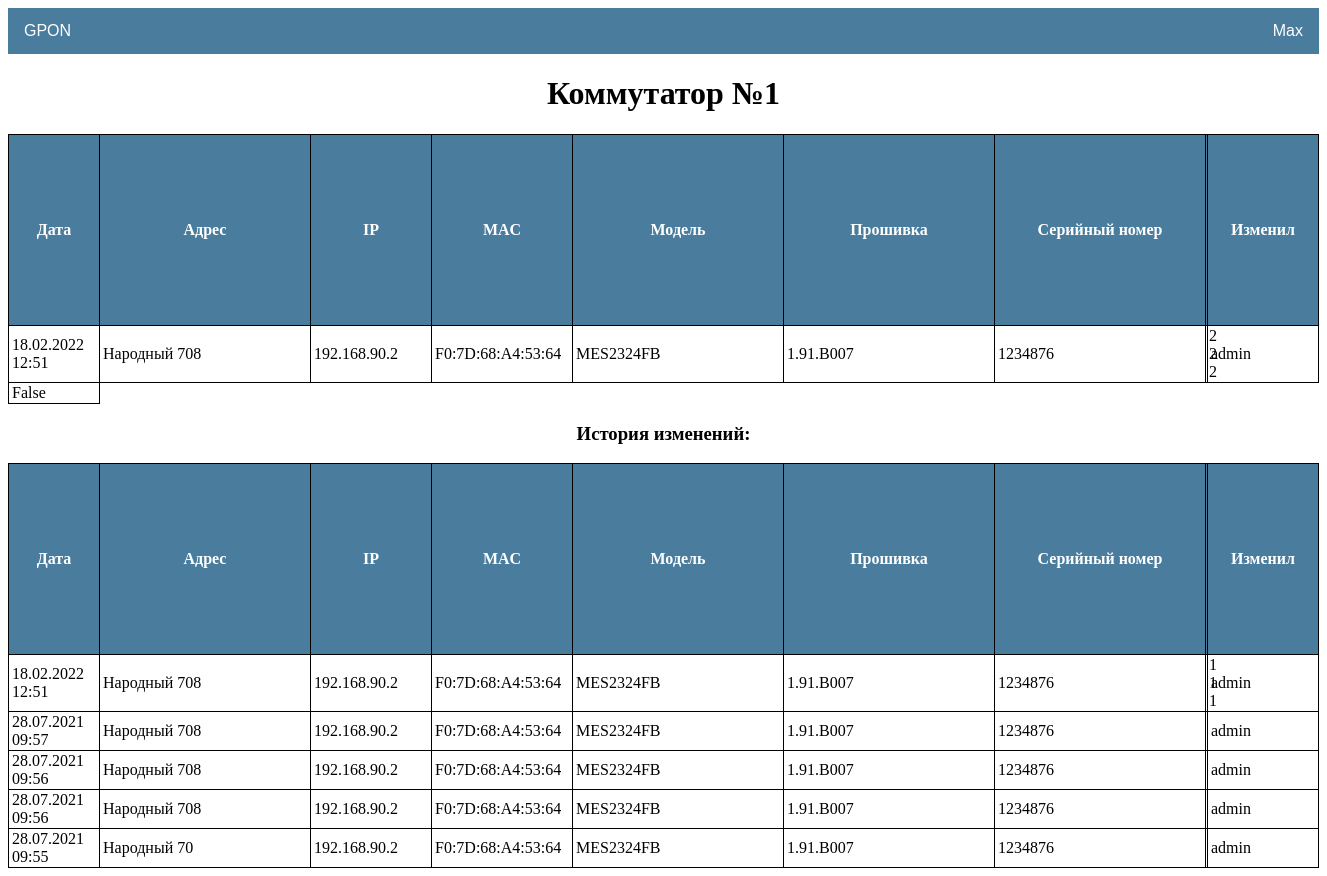
Screenshot of /network/switch/1 (signed in) with the database file from the repository.
### network/models.py (models this page shows, shortened)
class Switch(models.Model):
    switch_user = models.ForeignKey(User, on_delete=models.CASCADE, verbose_name='Пользователь')
    switch_order = models.IntegerField(unique=True, verbose_name='Номер')
    switch_address = models.CharField(max_length=20, blank=True, verbose_name='Адрес')
    switch_ip = models.CharField(max_length=15, unique=True, verbose_name='IP')
    switch_mac = models.CharField(max_length=50, unique=True, verbose_name='MAC')
    switch_model = models.CharField(max_length=20, blank=True, verbose_name='Модель')
    switch_firmware = models.CharField(max_length=20, blank=True, verbose_name='Прошивка')
    switch_serial = models.CharField(max_length=20, unique=True, verbose_name='Серийный номер')
    switch_note = models.TextField(blank=True, verbose_name='Примечание')
    switch_time = models.DateTimeField(auto_now=True, verbose_name='Дата изменения')
    switch_status = models.BooleanField(default=False)
    class Meta:
        ordering = ['id']

class SwitchHistory(models.Model):
    switch_user = models.ForeignKey(User, on_delete=models.CASCADE, verbose_name='Пользователь')
    switch_order = models.ForeignKey(Switch, on_delete=models.CASCADE, verbose_name='Номер')  # TODO Изменить на OneToOne!!!
    switch_address = models.CharField(max_length=20, blank=True, verbose_name='Адрес')
    switch_ip = models.CharField(max_length=15, verbose_name='IP')
    switch_mac = models.CharField(max_length=50, verbose_name='MAC')  # TODO Убрать!!!
    switch_model = models.CharField(max_length=20, blank=True, verbose_name='Модель')  # TODO Убрать!!!
    switch_firmware = models.CharField(max_length=20, blank=True, verbose_name='Прошивка')
    switch_serial = models.CharField(max_length=20, verbose_name='Серийный номер')  # TODO Убрать!!!
    switch_note = models.TextField(blank=True, verbose_name='Примечание')
    switch_time = models.DateTimeField(auto_now=True, verbose_name='Дата изменения')
    class Meta:
        ordering = ['-switch_time']

### network/views.py (the view)
# urls.py: path('switch/<int:pk>', SwitchDetail.as_view(), name='switch_detail'),
class SwitchDetail(LoginRequiredMixin, DetailView):
    model = Switch
    template_name = 'network/switch_detail.html'
    context_object_name = 'switch'
    def get_context_data(self, **kwargs):
        context = super().get_context_data(**kwargs)
        context['is_Administrators'] = self.request.user.groups.filter(name='Administrators').exists()
        if len(SwitchHistory.objects.filter(switch_order=self.kwargs.get('pk'))) > 1:
            context['history'] = SwitchHistory.objects.filter(switch_order=self.kwargs.get('pk'))[1::]
        else:
            context['history'] = None
        return context

### templates/network/switch_detail.html (shortened to what this page needs)
{%extends 'default.html' %}
{% block content %}
<h1 style="text-align: center;">Коммутатор №{{ switch.switch_order }}</h1>
<table class="table_detail">
        <tr>
            <th style="width: 80px">
                Дата
            </th>
            <th style="width: 200px">
                Адрес
            </th>
            <th style="width: 110px">
                IP
            </th>
            <th style="width: 130px">
               MAC
            </th>
            <th style="width: 200px">
                Модель
            </th>
            <th style="width: 200px">
                Прошивка
            </th>
            <th style="width: 200px">
                Серийный номер
            </th>
            <th>
            </th>
            <th style="width: 100px">
                Изменил
            </th>
        </tr>
        <tr>
            <td>
                {{ switch.switch_time|date:'d.m.Y H:i' }}
            </td>
            <td>
                {{ switch.switch_address }}
            </td>
            <td>
                {{ switch.switch_ip }}
            </td>
            <td>
                {{ switch.switch_mac }}
            </td>
            <td>
                {{ switch.switch_model }}
            </td>
            <td>
                {{ switch.switch_firmware }}
            </td>
            <td>
                {{ switch.switch_serial }}
            </td>
            <td>
                {{ switch.switch_note }}
            </td>
            <td>
                {{ switch.switch_user }}
            </td>
        </tr>
        <tr>
            <td>
                {{ switch.switch_status }}
            </td>
        </tr>
    </table>
{%  if history %}
<h3 style="text-align: center">История изменений:</h3>
    <table class="table_detail">
        <tr>
            <th style="width: 80px">
                Дата
            </th>
            <th style="width: 200px">
                Адрес
            </th>
            <th style="width: 110px">
                IP
            </th>
            <th style="width: 130px">
               MAC
            </th>
            <th style="width: 200px">
                Модель
            </th>
            <th style="width: 200px">
                Прошивка
            </th>
            <th style="width: 200px">
                Серийный номер
            </th>
            <th>
            </th>
            <th style="width: 100px">
                Изменил
            </th>
        </tr>
    {% for switch in history %}
        <tr>
            <td>
                {{ switch.switch_time|date:'d.m.Y H:i' }}
            </td>
            <td>
                {{ switch.switch_address }}
            </td>
            <td>
                {{ switch.switch_ip }}
            </td>
            <td>
                {{ switch.switch_mac }}
            </td>
            <td>
                {{ switch.switch_model }}
            </td>
            <td>
                {{ switch.switch_firmware }}
            </td>
            <td>
                {{ switch.switch_serial }}
            </td>
            <td>
                {{ switch.switch_note }}
            </td>
            <td>
                {{ switch.switch_user }}
            </td>
        </tr>
    {% endfor %}
    </table>
{%  else %}
    <h1></h1>
{% endif %}
{% endblock content %}

### templates/default.html (shortened to what this page needs)
{% load static %}
<!DOCTYPE html>
<html lang="en" xmlns="http://www.w3.org/1999/html">
<head>
  <link href="{% static 'css/default.css'%}" rel="stylesheet">
</head>
<div class="navbar">
  <div class="dropdown">
    <button class="dropbtn">GPON
    </button>
  </div>
  <div class="dropdown-pro">
    <button class="dropbtn-pro">{{ user.username }}
    </button>
  </div>
</div>
<body>
{% block content %}
{% endblock content %}
</body>
</html>

### static/css/default.css (style rules this page uses)
.navbar { overflow: hidden; background-color: #497c9d; font-family: Arial, Helvetica, sans-serif; }
.dropdown { float: left; overflow: hidden; }
.dropdown .dropbtn { font-size: 16px; border: none; outline: none; color: white; padding: 14px 16px; background-color: inherit; font-family: inherit; margin: 0; }
.dropdown-pro { float: right; overflow: hidden; }
.dropdown-pro .dropbtn-pro { font-size: 16px; border: none; outline: none; color: white; padding: 14px 16px; background-color: inherit; font-family: inherit; margin: 0; }
button { cursor: pointer; }
.table_default th, td { position: relative; border: 1px solid black; padding: 5px; word-wrap:break-word; }
.table_detail { border-collapse: collapse; width: 100%; border-spacing: 1px; table-layout: fixed; }
.table_detail th, td { position: relative; border: 1px solid black; padding: 5px; word-wrap:break-word; }
.table_detail th { background: #497c9d; color: #fff; }
.table_gpon th, td { border: 1px solid black; padding: 1px 3px; word-wrap:break-word; }

### rows the page displays
Switch: switch_order "1", switch_time "18.02.2022 12:51", switch_address "Народный 708", switch_ip "192.168.90.2", switch_mac "F0:7D:68:A4:53:64", switch_model "MES2324FB", switch_firmware "1.91.B007", switch_serial "1234876", switch_note "222", switch_user "admin", switch_status "False"
SwitchHistory: switch_time "18.02.2022 12:51", switch_address "Народный 708", switch_ip "192.168.90.2", switch_mac "F0:7D:68:A4:53:64", switch_model "MES2324FB", switch_firmware "1.91.B007", switch_serial "1234876", switch_note "111", switch_user "admin"
SwitchHistory: switch_time "28.07.2021 09:57", switch_address "Народный 708", switch_ip "192.168.90.2", switch_mac "F0:7D:68:A4:53:64", switch_model "MES2324FB", switch_firmware "1.91.B007", switch_serial "1234876", switch_user "admin"
SwitchHistory: switch_time "28.07.2021 09:56", switch_address "Народный 708", switch_ip "192.168.90.2", switch_mac "F0:7D:68:A4:53:64", switch_model "MES2324FB", switch_firmware "1.91.B007", switch_serial "1234876", switch_user "admin"
SwitchHistory: switch_time "28.07.2021 09:56", switch_address "Народный 708", switch_ip "192.168.90.2", switch_mac "F0:7D:68:A4:53:64", switch_model "MES2324FB", switch_firmware "1.91.B007", switch_serial "1234876", switch_user "admin"
SwitchHistory: switch_time "28.07.2021 09:55", switch_address "Народный 70", switch_ip "192.168.90.2", switch_mac "F0:7D:68:A4:53:64", switch_model "MES2324FB", switch_firmware "1.91.B007", switch_serial "1234876", switch_user "admin"

### other values shown
{{ user.username }} "Max"
